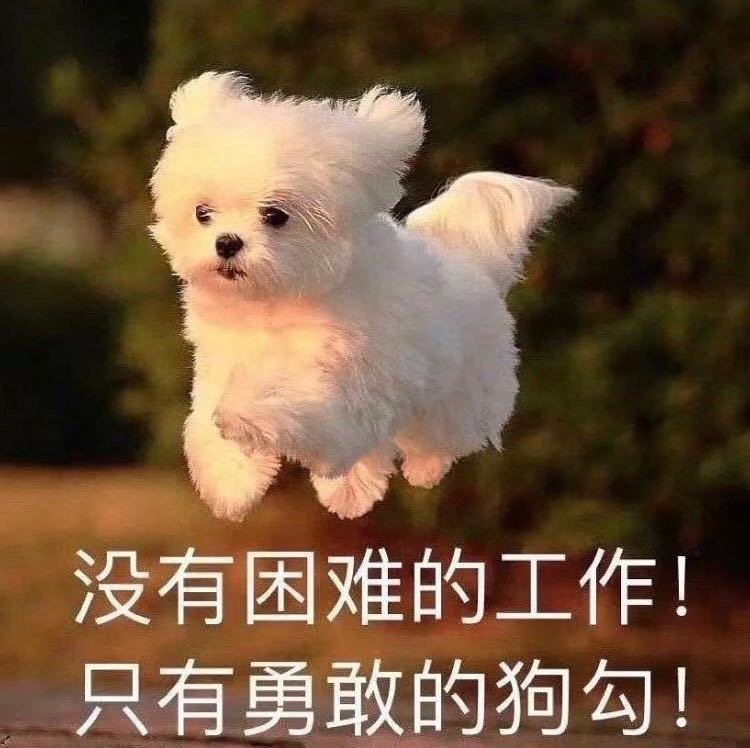
#> input picture dog.jpg, 750 x 748 px
$ python '練習三.py'
#> lines starting #> are read from the running program, lines starting #| are printed output that depends on the picture; after the words box and inside, x2 and y2 are one past the last pixel; in counts of white or black regions, pixels touching at a corner belong together
import cv2
import numpy as np
import math
from matplotlib import pyplot as plt

# read image
img = cv2.imread('dog.jpg')
#> img is the input picture: shape (748, 750, 3); mean B, G, R 59, 82.2, 107.5

# convert the image into grayscale before doing histogram equalization
gray_img = cv2.cvtColor(img, cv2.COLOR_BGR2GRAY)
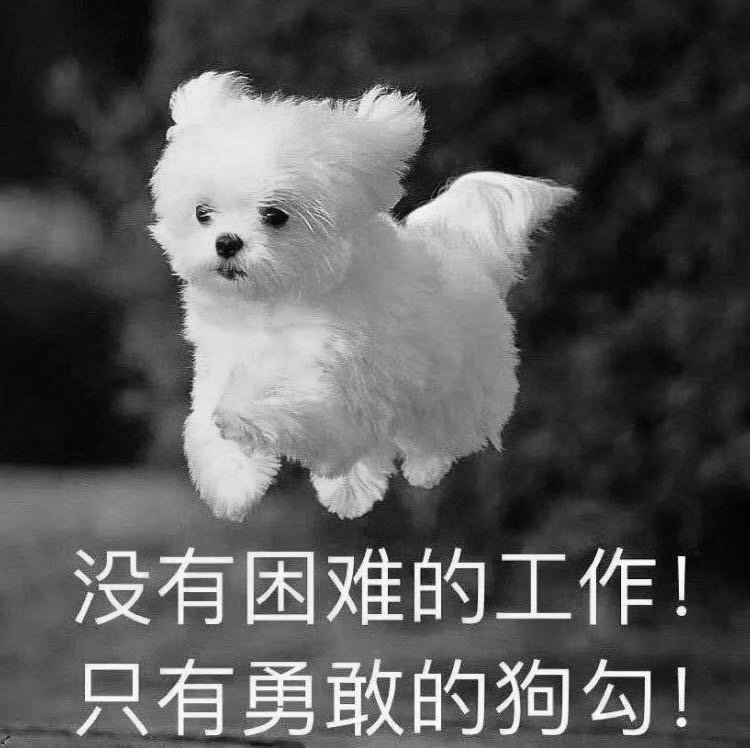
#> gray_img: shape (748, 750); min 1, max 255, mean 87.1

new = gray_img.copy()
# [6 lines of commented-out code are left out]

index = np.zeros([256])
for row in range(len(gray_img)):
    for column in range(len(gray_img[0])):
        grayvalue = gray_img[row][column]
        grayvalue = int(grayvalue)
        index[grayvalue] = index[grayvalue] + 1
#> after the loop, index = 256 values, max 8228 at index 28, min 0 at index 0, mean 2191.4

cdf = np.zeros([256])
for i in range(256):
    if i == 0:
        cdf[i] = index[i]
        tem = index[i]
    else:
        tem = tem + index[i]
        cdf[i] = tem
#> this loop made 256 passes
#> tem on passes 1 to 12: 0, 7, 42, 165, 391, 649, 1712, 3531, 6510, 12219, 18129, 22946
#> after the loop, cdf = 256 values from 0 to 561000

index_2 = np.zeros([256]) #轉換表: index是o~255 灰階 , value是指轉換後的灰階值

for i in range(256):
     index_2[i] = int(round(((cdf[i] - 1) /(cdf.max()-cdf.min()) ) * 255))
#> after the loop, index_2 = 256 values from 0 to 255

for i in range(len(gray_img)):
    for j in range(len(gray_img[0])):
        value = gray_img[i][j]
        new[i][j] = index_2[int(value)]
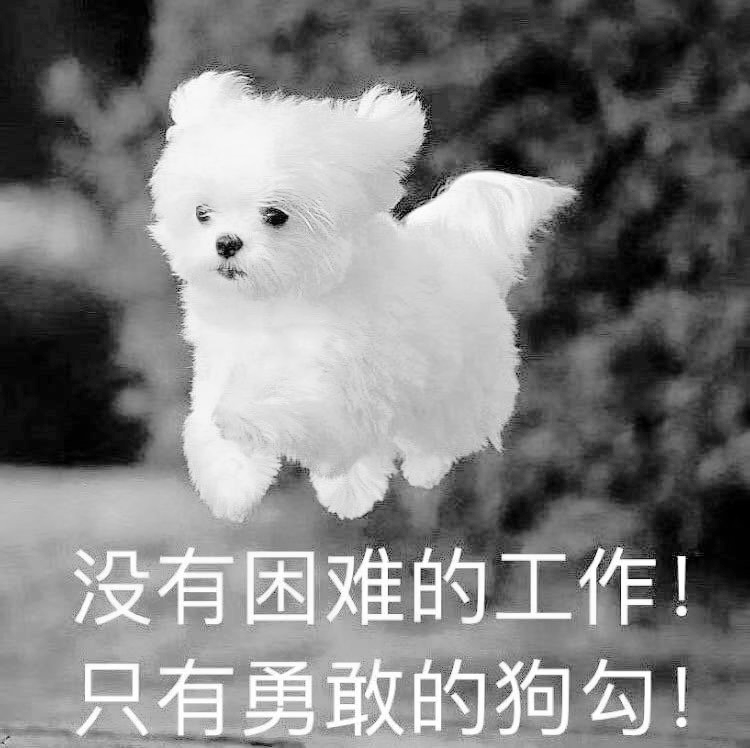
#> new: shape (748, 750); min 0, max 255, mean 128.4

new=new/255
cv2.imshow('new',new)
cv2.imwrite('out.jpg',new)
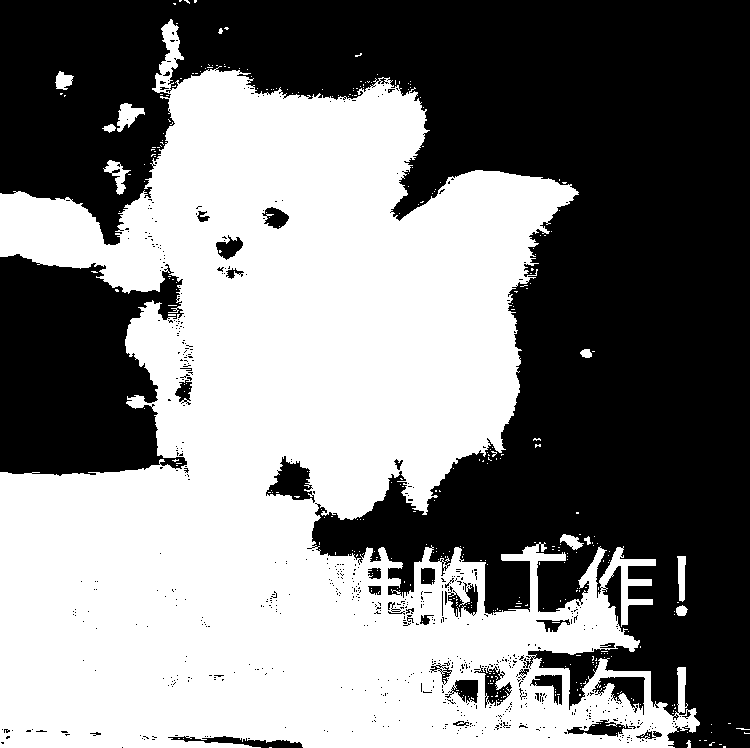
#> saved as out.jpg: shape (748, 750); values 0 (black) and 1 (white), 50.3% white; 669 black regions (633 under 20 px), largest, box (x1, y1, x2, y2) and area: (0, 0, 750, 748) 239082, (0, 254, 187, 476) 30476, (266, 456, 315, 503) 1147
cv2.waitKey(0)

def LinearEquation(energy,img):
    (Blue,Green,Red)= cv2.split(img)
    Blue = Blue/255
    Green = Green/255
    Red =Red/255
    for i in range(len(energy)):
        for j in range(len(energy[0])):
            H =120 * energy[i][j]+ 180
            S=1
            I=2/3
            if(H>=0 and H<120):
                B = I*(1-S)
                R = I*(1+(S*math.cos(H*math.pi/180))/(math.cos((60-H)*math.pi/180)))
                G = 3*I-(R+B)
            elif(H>=120 and H<240):
                H=H-120
                R=I*(1-S)
                G=I*(1+(S*math.cos(H*math.pi/180))/(math.cos((60-H)*math.pi/180)))
                B=3*I-(R+G)
            elif(H>=240 and H<360):
                H=H-240
                G=I*(1-S)
                B=I*(1+(S*math.cos(H*math.pi/180))/(math.cos(60*math.pi/180-H*math.pi/180)))
                R=3*I-(B+G)
            Blue[i][j] = B
            Green[i][j] = G
            Red[i][j] = R
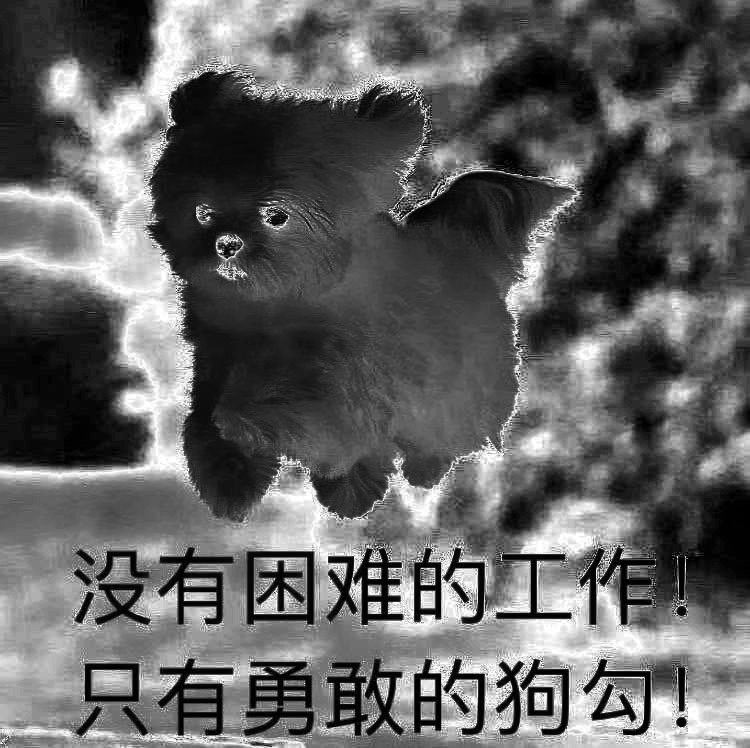
#> Blue: shape (748, 750) float64; min 1, max 1.99, mean 1.38; drawn with min black and max white
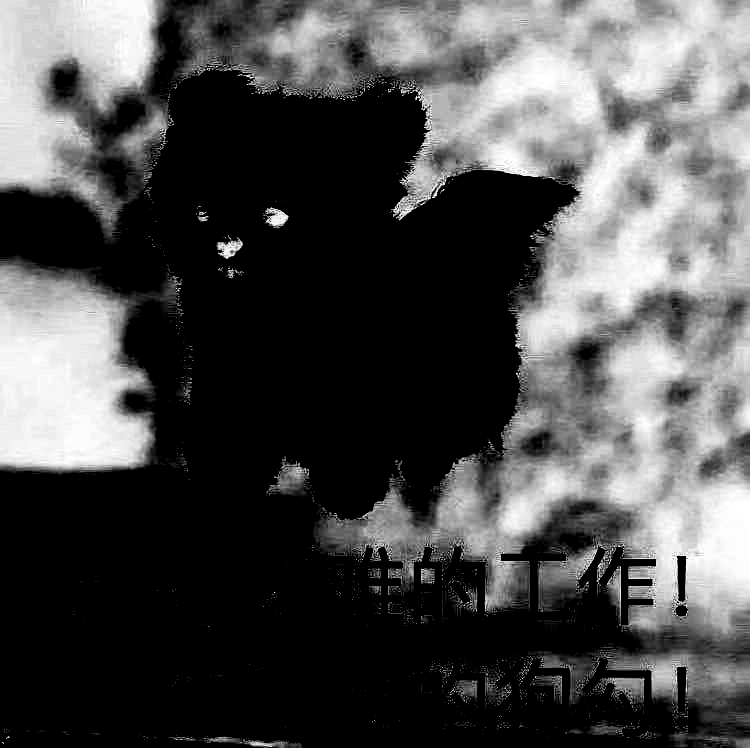
#> Green: shape (748, 750) float64; min 0, max 1, mean 0.304
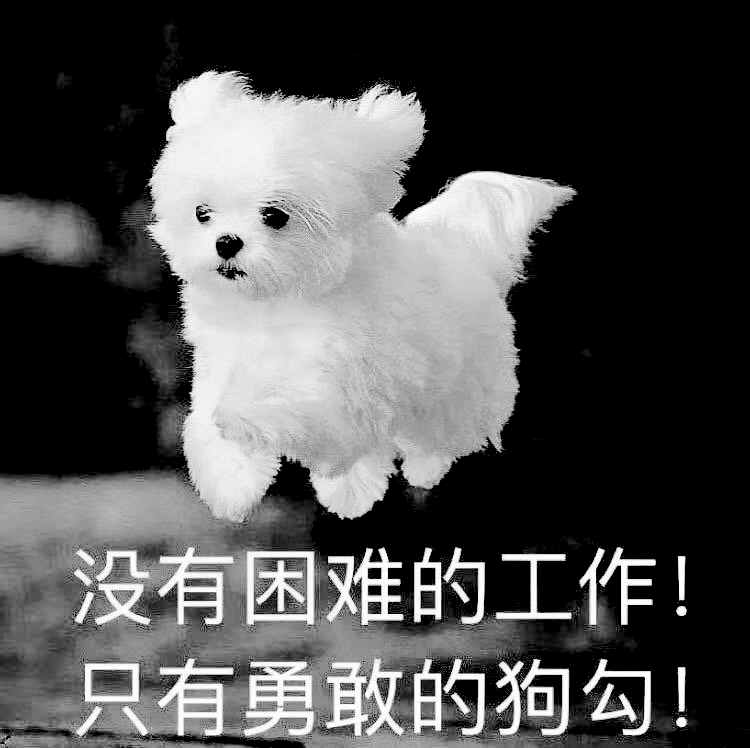
#> Red: shape (748, 750) float64; min 0, max 1, mean 0.311

    new = cv2.merge([Blue,Green,Red])
#> new: shape (748, 750, 3) float64
    cv2.imshow('new',new)
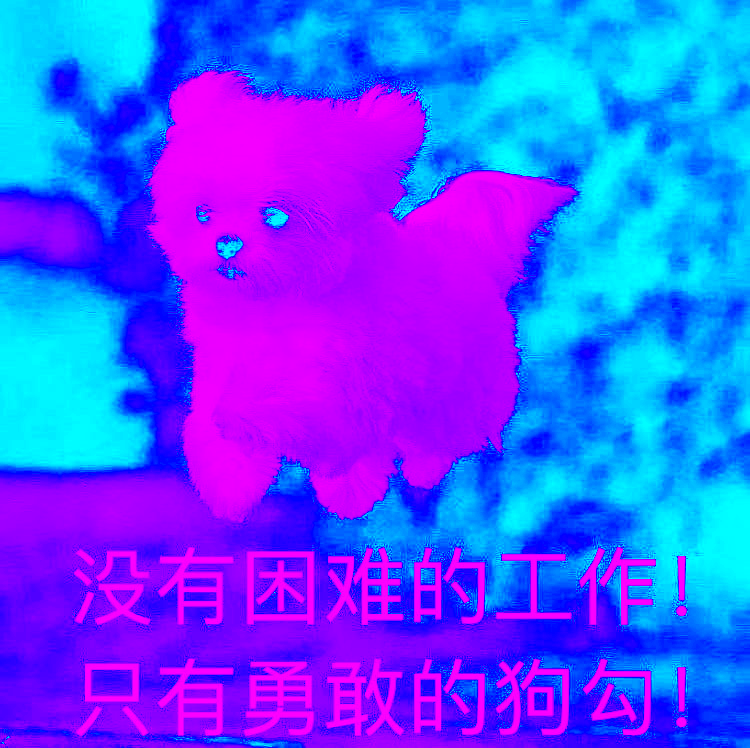
#> window 'new': shape (748, 750, 3); mean B, G, R 255, 77.3, 79
    cv2.waitKey(0)

LinearEquation(new,img)
# [9 lines of commented-out code are left out]
